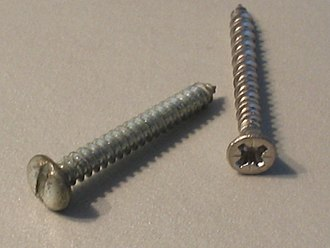
#> input picture tornillos.jpg, 330 x 248 px
$ python etiquetado.py   (older library calls are emulated)
#> lines starting #> are read from the running program, lines starting #| are printed output that depends on the picture; after the words box and inside, x2 and y2 are one past the last pixel; in counts of white or black regions, pixels touching at a corner belong together
import cv2
import numpy as np
imagen = cv2.imread("tornillos.jpg", cv2.IMREAD_GRAYSCALE)
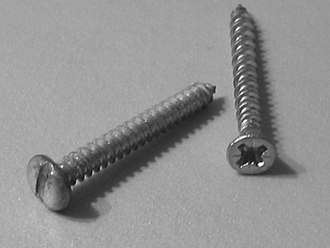
#> imagen: shape (248, 330); min 1, max 255, mean 145.2
_, imagen_bin = cv2.threshold(imagen, 0, 255, cv2.THRESH_BINARY_INV | cv2.THRESH_OTSU)
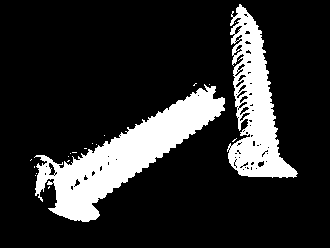
#> imagen_bin: shape (248, 330); 17.1% white; 19 white regions (17 under 20 px), largest, box (x1, y1, x2, y2) and area: (34, 84, 225, 222) 8433, (227, 4, 298, 178) 5554
cv2.imshow("Bin", imagen_bin)
cv2.waitKey(0)

num_labels, labels, stats, centroids = cv2.connectedComponentsWithStats(imagen_bin, 8, ltype=cv2.CV_32S)
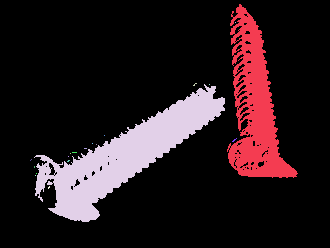
#> labels: shape (248, 330) int32; 20 distinct labels, from 0 to 19; one colour per label, 0 black
#> num_labels = 20; stats = 20 rows, first 6: [0, 0, 330, 248, 67812], [227, 4, 71, 174, 5554], [235, 22, 1, 1, 1], [193, 83, 4, 3, 5], [34, 84, 191, 138, 8433], [209, 84, 1, 1, 1]; centroids = 20 rows, first 8: [162.1, 121], [254.5, 106.2], [235, 22], [194.4, 84], [124.7, 155.3], [209, 84], [104, 135], [233.9, 139.7]
print(f"Etiquetas_n: {num_labels} Etiquetas: {labels} Estadísticos: {stats} Centroides: {centroids}")
#> (printed output is left out)

for i in range(1, num_labels):
    x = stats[i, cv2.CC_STAT_LEFT]
    y = stats[i, cv2.CC_STAT_TOP]
    w = stats[i, cv2.CC_STAT_WIDTH]
    h = stats[i, cv2.CC_STAT_HEIGHT]
    area = stats[i, cv2.CC_STAT_AREA]
    (cX, cY) = centroids[i]
    if area > 100:
        cv2.rectangle(imagen, (x, y), (x + w, y + h), (0, 255, 0), 2)
        cv2.circle(imagen, (int(cX), int(cY)), 4, (0, 0, 255), -1)
#> this loop made 19 passes
#> (x, y, w, h, area, cX, cY) on passes 1, 4: (227, 4, 71, 174, 5554, 254.5, 106.2), (34, 84, 191, 138, 8433, 124.7, 155.3)
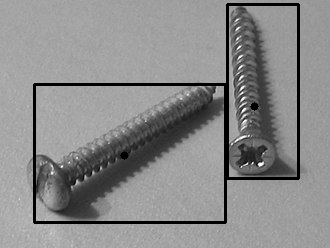
#> imagen: shape (248, 330); 4.2% of pixels changed, all inside (x1, y1, x2, y2) = (33, 3, 300, 224)
cv2.imshow('ImagenEtiquetada', imagen)
cv2.waitKey(0)
cv2.destroyAllWindows()
